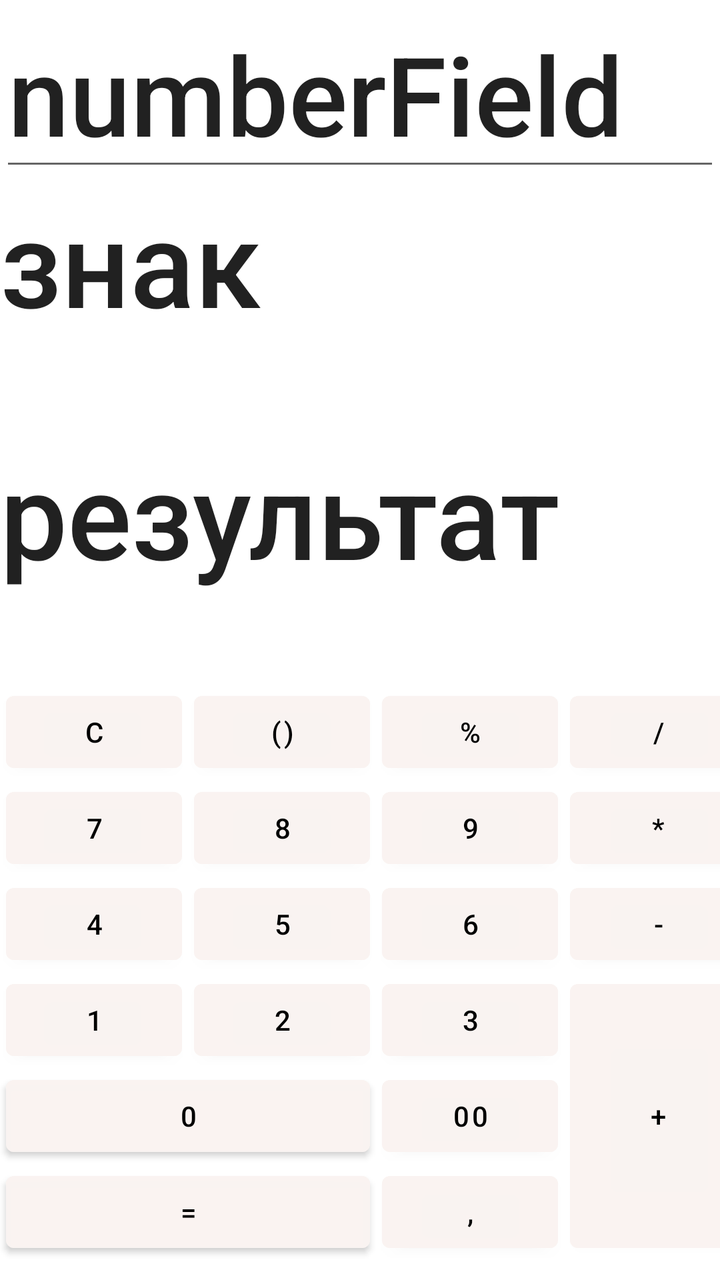
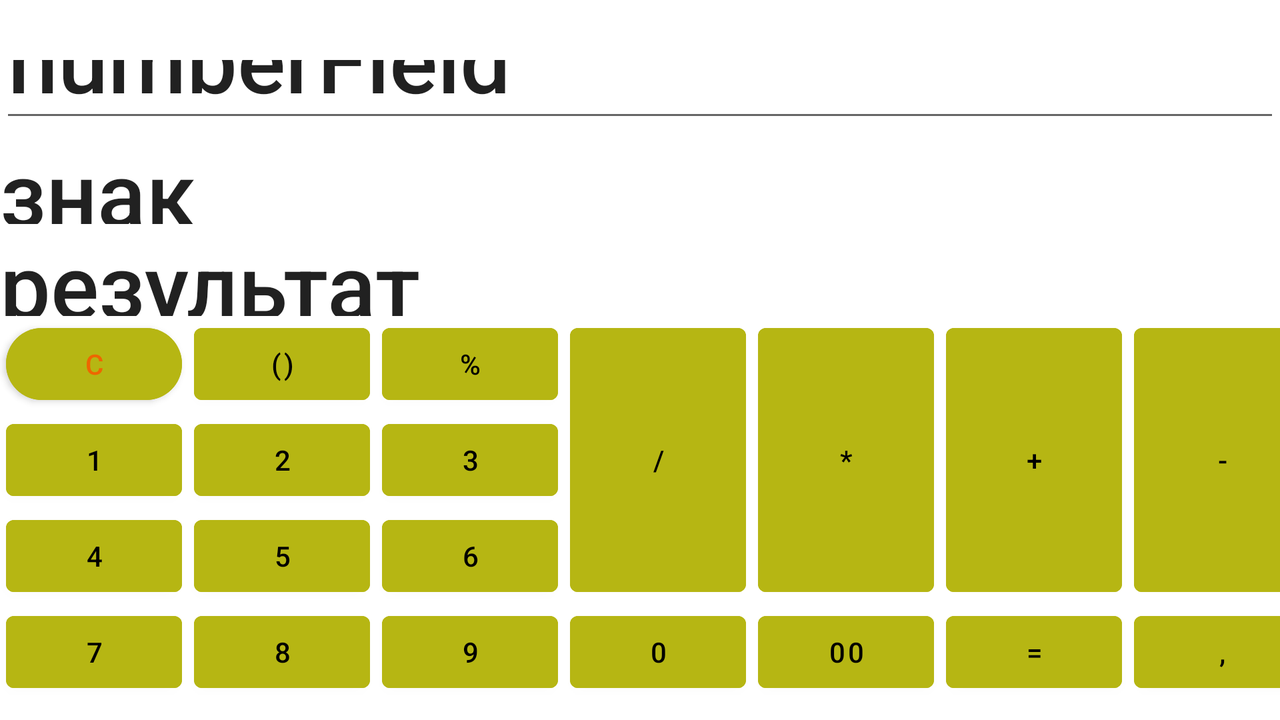

Two renders of one Android screen. The first uses the default layout on a phone; the second uses the alternative layout the repository ships for a different screen configuration, on a matching device. The two XML files are below.
<!-- AndroidManifest.xml: application theme Theme.Calculator -->
<!-- res/layout/activity_calculator.xml -->
<?xml version="1.0" encoding="utf-8"?>
<androidx.constraintlayout.widget.ConstraintLayout xmlns:android="http://schemas.android.com/apk/res/android"
    xmlns:app="http://schemas.android.com/apk/res-auto"
    android:layout_width="match_parent"
    android:layout_height="match_parent"
    xmlns:tools="http://schemas.android.com/tools">
    

    <EditText
        android:id="@+id/numberField"
        android:layout_width="0dp"
        android:layout_height="wrap_content"
        android:inputType="numberDecimal"
        app:layout_constraintTop_toTopOf="parent"
        app:layout_constraintLeft_toLeftOf="parent"
        app:layout_constraintRight_toRightOf="parent"
        app:layout_constraintBottom_toTopOf="@+id/infoOperation"
        android:textAppearance="@style/TextAppearance.AppCompat.Title"
        android:textSize="55sp"
        tools:text="numberField"/>
    
    <TextView
        android:id="@+id/infoOperation"
        android:layout_width="match_parent"
        android:layout_height="0dp"
        app:layout_constraintTop_toBottomOf="@id/numberField"
        app:layout_constraintBottom_toTopOf="@+id/result"
        app:layout_constraintLeft_toLeftOf="parent"
        app:layout_constraintRight_toRightOf="parent"
        android:textAppearance="@style/TextAppearance.AppCompat.Title"
        android:textSize="60sp"
        tools:text="знак" />
    
    <TextView
        android:id="@+id/result"
        android:layout_width="match_parent"
        android:layout_height="0dp"
        app:layout_constraintTop_toBottomOf="@id/infoOperation"
        app:layout_constraintBottom_toTopOf="@+id/GridLayout"
        app:layout_constraintLeft_toLeftOf="parent"
        app:layout_constraintRight_toRightOf="parent"
        android:textAppearance="@style/TextAppearance.AppCompat.Title"
        android:textSize="60sp"
        tools:text="результат" />

    <GridLayout
        android:id="@+id/GridLayout"
        android:layout_width="wrap_content"
        android:layout_height="wrap_content"
        android:layout_marginBottom="10dp"
        android:columnCount="4"
        app:layout_constraintBottom_toBottomOf="parent"
        app:layout_constraintLeft_toLeftOf="parent"
        app:layout_constraintRight_toRightOf="parent"
        app:layout_constraintTop_toBottomOf="@id/result">
        
        <Button
            android:id="@+id/button_C"
            android:layout_marginLeft="3dp"
            android:layout_marginRight="3dp"
            android:backgroundTint="@color/RAL1015"
            android:text="@string/button_C"
            android:textColor="@color/black" />

        <Button
            android:id="@+id/button_brackets"
            android:layout_marginLeft="3dp"
            android:layout_marginRight="3dp"
            android:backgroundTint="@color/RAL1015"
            android:text="@string/button_brackets"
            android:textColor="@color/black" />

        <Button
            android:id="@+id/button_percent"
            android:layout_marginLeft="3dp"
            android:layout_marginRight="3dp"
            android:backgroundTint="@color/RAL1015"
            android:text="@string/button_percent"
            android:textColor="@color/black" />

        <Button
            android:id="@+id/button_divide"
            android:layout_marginLeft="3dp"
            android:layout_marginRight="3dp"
            android:backgroundTint="@color/RAL1015"
            android:text="@string/button_divide"
            android:textColor="@color/black" />

        <Button
            android:id="@+id/button_7"
            android:layout_marginLeft="3dp"
            android:layout_marginRight="3dp"
            android:backgroundTint="@color/RAL1015"
            android:text="@string/button_7"
            android:textColor="@color/black" />

        <Button
            android:id="@+id/button_8"
            android:layout_marginLeft="3dp"
            android:layout_marginRight="3dp"
            android:backgroundTint="@color/RAL1015"
            android:text="@string/button_8"
            android:textColor="@color/black" />

        <Button
            android:id="@+id/button_9"
            android:layout_marginLeft="3dp"
            android:layout_marginRight="3dp"
            android:backgroundTint="@color/RAL1015"
            android:text="@string/button_9"
            android:textColor="@color/black" />

        <Button
            android:id="@+id/button_multiply"
            android:layout_marginLeft="3dp"
            android:layout_marginRight="3dp"

            android:backgroundTint="@color/RAL1015"
            android:text="@string/button_multiply"
            android:textColor="@color/black" />

        <Button
            android:id="@+id/button_4"
            android:layout_marginLeft="3dp"
            android:layout_marginRight="3dp"
            android:backgroundTint="@color/RAL1015"
            android:text="@string/button_4"
            android:textColor="@color/black" />

        <Button
            android:id="@+id/button_5"
            android:layout_marginLeft="3dp"
            android:layout_marginRight="3dp"
            android:backgroundTint="@color/RAL1015"
            android:text="@string/button_5"
            android:textColor="@color/black" />

        <Button
            android:id="@+id/button_6"
            android:layout_marginLeft="3dp"
            android:layout_marginRight="3dp"
            android:backgroundTint="@color/RAL1015"
            android:text="@string/button_6"
            android:textColor="@color/black" />

        <Button
            android:id="@+id/button_minus"
            android:layout_marginLeft="3dp"
            android:layout_marginRight="3dp"
            android:backgroundTint="@color/RAL1015"
            android:text="@string/button_minus"
            android:textColor="@color/black" />

        <Button
            android:id="@+id/button_1"
            android:layout_marginLeft="3dp"
            android:layout_marginRight="3dp"
            android:backgroundTint="@color/RAL1015"
            android:text="@string/button_1"
            android:textColor="@color/black" />

        <Button
            android:id="@+id/button_2"
            android:layout_marginLeft="3dp"
            android:layout_marginRight="3dp"
            android:backgroundTint="@color/RAL1015"
            android:text="@string/button_2"
            android:textColor="@color/black" />

        <Button
            android:id="@+id/button_3"
            android:layout_marginLeft="3dp"
            android:layout_marginRight="3dp"
            android:backgroundTint="@color/RAL1015"
            android:text="@string/button_3"
            android:textColor="@color/black" />

        <Button
            android:id="@+id/button_plus"
            android:layout_rowSpan="3"
            android:layout_gravity="fill"
            android:layout_marginLeft="3dp"
            android:layout_marginRight="3dp"
            android:backgroundTint="@color/RAL1015"
            android:text="@string/button_plus"
            android:textColor="@color/black" />

        <Button
            android:id="@+id/button_0"
            android:layout_columnSpan="2"
            android:layout_gravity="fill"
            android:layout_marginLeft="3dp"
            android:layout_marginRight="3dp"
            android:backgroundTint="@color/RAL1015"
            android:text="@string/button_0"
            android:textColor="@color/black" />

        <Button
            android:id="@+id/button_00"
            android:layout_marginLeft="3dp"
            android:layout_marginRight="3dp"
            android:backgroundTint="@color/RAL1015"
            android:text="@string/button_00"
            android:textColor="@color/black" />

        <Button
            android:id="@+id/button_equal"
            android:layout_columnSpan="2"
            android:layout_gravity="fill"
            android:layout_marginLeft="3dp"
            android:layout_marginRight="3dp"
            android:backgroundTint="@color/RAL1015"
            android:text="@string/button_equal"
            android:textColor="@color/black" />

        <Button
            android:id="@+id/button_comma"
            android:layout_marginLeft="3dp"
            android:layout_marginRight="3dp"
            android:backgroundTint="@color/RAL1015"
            android:text="@string/button_comma"
            android:textColor="@color/black" />

    </GridLayout>

</androidx.constraintlayout.widget.ConstraintLayout>
<!-- resources referenced by this layout -->
<resources>
  <color name="RAL1015">#EDFAF4F2</color>
  <color name="black">#FF000000</color>
  <string name="button_0">0</string>
  <string name="button_00">00</string>
  <string name="button_1">1</string>
  <string name="button_2">2</string>
  <string name="button_3">3</string>
  <string name="button_4">4</string>
  <string name="button_5">5</string>
  <string name="button_6">6</string>
  <string name="button_7">7</string>
  <string name="button_8">8</string>
  <string name="button_9">9</string>
  <string name="button_C">C</string>
  <string name="button_brackets">()</string>
  <string name="button_comma">,</string>
  <string name="button_divide">/</string>
  <string name="button_equal">=</string>
  <string name="button_minus">-</string>
  <string name="button_multiply">*</string>
  <string name="button_percent">%</string>
  <string name="button_plus">+</string>
  <style name="Theme.Calculator" parent="Theme.MaterialComponents.DayNight.NoActionBar">
          
          <item name="colorPrimary">@color/purple_500</item>
          <item name="colorPrimaryVariant">@color/purple_700</item>
          <item name="colorOnPrimary">@color/white</item>
          
          <item name="colorSecondary">@color/teal_200</item>
          <item name="colorSecondaryVariant">@color/teal_700</item>
          <item name="colorOnSecondary">@color/black</item>
          
          <item name="android:statusBarColor" tools:targetApi="l">?attr/colorPrimaryVariant</item>
          
      </style>
  <color name="purple_500">#FF6200EE</color>
  <color name="purple_700">#FF3700B3</color>
  <color name="white">#FFFFFFFF</color>
  <color name="teal_200">#FF03DAC5</color>
  <color name="teal_700">#FF018786</color>
</resources>
<!-- res/layout-land/activity_calculator.xml (the repository's variant of the layout above) -->
<!-- drawn on the phone turned sideways -->
<?xml version="1.0" encoding="utf-8"?>
<androidx.constraintlayout.widget.ConstraintLayout xmlns:android="http://schemas.android.com/apk/res/android"
    xmlns:app="http://schemas.android.com/apk/res-auto"
    xmlns:tools="http://schemas.android.com/tools"
    android:layout_width="match_parent"
    android:layout_height="match_parent">

    

    <com.google.android.material.textfield.TextInputEditText
        android:id="@+id/numberField"
        android:layout_width="@dimen/zero"
        android:layout_height="@dimen/zero"
        android:layout_marginTop="@dimen/dp20"
        android:inputType="none"
        android:textAppearance="@style/TextAppearance.AppCompat.Title"
        android:textSize="@dimen/textSizeField"
        app:layout_constraintBottom_toTopOf="@+id/infoOperation"
        app:layout_constraintLeft_toLeftOf="parent"
        app:layout_constraintRight_toRightOf="parent"
        app:layout_constraintTop_toTopOf="parent"
        tools:text="numberField" />
    
    <com.google.android.material.textview.MaterialTextView
        android:id="@+id/infoOperation"
        android:layout_width="@dimen/zero"
        android:layout_height="@dimen/zero"
        android:textAppearance="@style/TextAppearance.AppCompat.Title"
        android:textSize="@dimen/textSizeField"
        app:layout_constraintBottom_toTopOf="@+id/result"
        app:layout_constraintLeft_toLeftOf="parent"
        app:layout_constraintRight_toRightOf="parent"
        app:layout_constraintTop_toBottomOf="@id/numberField"
        tools:text="знак" />
    
    <com.google.android.material.textview.MaterialTextView
        android:id="@+id/result"
        android:layout_width="@dimen/zero"
        android:layout_height="@dimen/zero"
        android:textAppearance="@style/TextAppearance.AppCompat.Title"
        android:textSize="@dimen/textSizeField"
        app:layout_constraintBottom_toTopOf="@+id/GridLayout"
        app:layout_constraintLeft_toLeftOf="parent"
        app:layout_constraintRight_toRightOf="parent"
        app:layout_constraintTop_toBottomOf="@id/infoOperation"
        tools:text="результат" />

    <GridLayout
        android:id="@+id/GridLayout"
        android:layout_width="wrap_content"
        android:layout_height="wrap_content"
        android:layout_marginBottom="@dimen/GridLayout_marginBottom"
        android:columnCount="7"
        app:layout_constraintBottom_toBottomOf="parent"
        app:layout_constraintLeft_toLeftOf="parent"
        app:layout_constraintRight_toRightOf="parent"
        app:layout_constraintTop_toBottomOf="@id/result">
        
        <com.google.android.material.button.MaterialButton
            android:id="@+id/button_C"
            style="@style/CalcButton.C"
            android:text="@string/button_C" />

        <com.google.android.material.button.MaterialButton
            android:id="@+id/button_brackets"
            style="@style/CalcButton"
            android:text="@string/button_brackets" />

        <com.google.android.material.button.MaterialButton
            android:id="@+id/button_percent"
            style="@style/CalcButton"
            android:text="@string/button_percent" />

        <com.google.android.material.button.MaterialButton
            android:id="@+id/button_divide"
            style="@style/CalcButton"
            android:layout_rowSpan="3"
            android:layout_gravity="fill"
            android:text="@string/button_divide" />

        <com.google.android.material.button.MaterialButton
            android:id="@+id/button_multiply"
            style="@style/CalcButton"
            android:layout_rowSpan="3"
            android:layout_gravity="fill"
            android:text="@string/button_multiply" />

        <com.google.android.material.button.MaterialButton
            android:id="@+id/button_plus"
            style="@style/CalcButton"
            android:layout_rowSpan="3"
            android:layout_gravity="fill"
            android:text="@string/button_plus" />

        <com.google.android.material.button.MaterialButton
            android:id="@+id/button_minus"
            style="@style/CalcButton"
            android:layout_rowSpan="3"
            android:layout_gravity="fill"
            android:text="@string/button_minus" />

        <com.google.android.material.button.MaterialButton
            android:id="@+id/button_1"
            style="@style/CalcButton"
            android:text="@string/button_1" />

        <com.google.android.material.button.MaterialButton
            android:id="@+id/button_2"
            style="@style/CalcButton"
            android:text="@string/button_2" />

        <com.google.android.material.button.MaterialButton
            android:id="@+id/button_3"
            style="@style/CalcButton"
            android:text="@string/button_3" />

        <com.google.android.material.button.MaterialButton
            android:id="@+id/button_4"
            style="@style/CalcButton"
            android:text="@string/button_4" />

        <com.google.android.material.button.MaterialButton
            android:id="@+id/button_5"
            style="@style/CalcButton"
            android:text="@string/button_5" />

        <com.google.android.material.button.MaterialButton
            android:id="@+id/button_6"
            style="@style/CalcButton"
            android:text="@string/button_6" />

        <com.google.android.material.button.MaterialButton
            android:id="@+id/button_7"
            style="@style/CalcButton"
            android:text="@string/button_7" />

        <com.google.android.material.button.MaterialButton
            android:id="@+id/button_8"
            style="@style/CalcButton"
            android:text="@string/button_8" />

        <com.google.android.material.button.MaterialButton
            android:id="@+id/button_9"
            style="@style/CalcButton"
            android:text="@string/button_9" />


        <com.google.android.material.button.MaterialButton
            android:id="@+id/button_0"
            style="@style/CalcButton"
            android:text="@string/button_0" />

        <com.google.android.material.button.MaterialButton
            android:id="@+id/button_00"
            style="@style/CalcButton"
            android:text="@string/button_00" />


        <com.google.android.material.button.MaterialButton
            android:id="@+id/button_equal"
            style="@style/CalcButton"
            android:text="@string/button_equal" />


        <com.google.android.material.button.MaterialButton
            android:id="@+id/button_comma"
            style="@style/CalcButton"
            android:text="@string/button_comma" />

    </GridLayout>

</androidx.constraintlayout.widget.ConstraintLayout>
<!-- resources referenced by the variant -->
<!-- as the phone turned sideways resolves them -->
<resources>
  <dimen name="GridLayout_marginBottom">10dp</dimen>
  <!-- from res/values-land/ -->
  <dimen name="dp20">20dp</dimen>
  <dimen name="textSizeField">45sp</dimen>
  <!-- from res/values-land/ -->
  <dimen name="zero">0dp</dimen>
  <string name="button_0">0</string>
  <string name="button_00">00</string>
  <string name="button_1">1</string>
  <string name="button_2">2</string>
  <string name="button_3">3</string>
  <string name="button_4">4</string>
  <string name="button_5">5</string>
  <string name="button_6">6</string>
  <string name="button_7">7</string>
  <string name="button_8">8</string>
  <string name="button_9">9</string>
  <string name="button_C">C</string>
  <string name="button_brackets">()</string>
  <string name="button_comma">,</string>
  <string name="button_divide">/</string>
  <string name="button_equal">=</string>
  <string name="button_minus">-</string>
  <string name="button_multiply">*</string>
  <string name="button_percent">%</string>
  <string name="button_plus">+</string>
  <!-- from res/values-land/ -->
  <style name="CalcButton">
          <item name="android:layout_marginLeft">@dimen/button_marginLeft</item>
          <item name="android:layout_marginRight">@dimen/button_marginRight</item>
          <item name="android:backgroundTint">#B6B613</item>
          <item name="android:textColor">@color/black</item>
      </style>
  <!-- from res/values-land/ -->
  <style name="CalcButton.C" parent="@style/CalcButton">
          <item name="cornerRadius">@dimen/dp20</item>
          <item name="android:textColor">#E60</item>
      </style>
  <style name="Theme.Calculator" parent="Theme.MaterialComponents.DayNight.NoActionBar">
          
          <item name="colorPrimary">@color/purple_500</item>
          <item name="colorPrimaryVariant">@color/purple_700</item>
          <item name="colorOnPrimary">@color/white</item>
          
          <item name="colorSecondary">@color/teal_200</item>
          <item name="colorSecondaryVariant">@color/teal_700</item>
          <item name="colorOnSecondary">@color/black</item>
          
          <item name="android:statusBarColor" tools:targetApi="l">?attr/colorPrimaryVariant</item>
          
      </style>
  <!-- from res/values-land/ -->
  <dimen name="button_marginLeft">3dp</dimen>
  <!-- from res/values-land/ -->
  <dimen name="button_marginRight">3dp</dimen>
  <color name="black">#FF000000</color>
  <color name="purple_500">#FF6200EE</color>
  <color name="purple_700">#FF3700B3</color>
  <color name="white">#FFFFFFFF</color>
  <color name="teal_200">#FF03DAC5</color>
  <color name="teal_700">#FF018786</color>
</resources>
